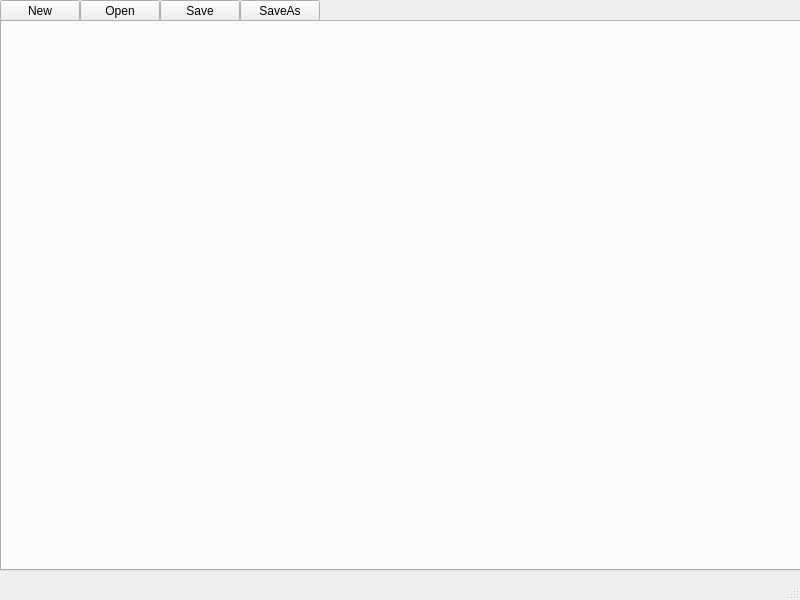
<?xml version="1.0" encoding="UTF-8"?>
<ui version="4.0">
 <class>MainWindow</class>
 <widget class="QMainWindow" name="MainWindow">
  <property name="geometry">
   <rect>
    <x>0</x>
    <y>0</y>
    <width>800</width>
    <height>600</height>
   </rect>
  </property>
  <property name="windowTitle">
   <string>MainWindow</string>
  </property>
  <widget class="QWidget" name="centralwidget">
   <widget class="QTabWidget" name="FileTabs">
    <property name="geometry">
     <rect>
      <x>0</x>
      <y>20</y>
      <width>801</width>
      <height>551</height>
     </rect>
    </property>
    <property name="currentIndex">
     <number>-1</number>
    </property>
   </widget>
   <widget class="QPushButton" name="openButton">
    <property name="geometry">
     <rect>
      <x>80</x>
      <y>0</y>
      <width>80</width>
      <height>21</height>
     </rect>
    </property>
    <property name="text">
     <string>Open</string>
    </property>
   </widget>
   <widget class="QPushButton" name="newButton">
    <property name="geometry">
     <rect>
      <x>0</x>
      <y>0</y>
      <width>80</width>
      <height>21</height>
     </rect>
    </property>
    <property name="text">
     <string>New</string>
    </property>
   </widget>
   <widget class="QPushButton" name="saveButton">
    <property name="geometry">
     <rect>
      <x>160</x>
      <y>0</y>
      <width>80</width>
      <height>21</height>
     </rect>
    </property>
    <property name="text">
     <string>Save</string>
    </property>
   </widget>
   <widget class="QPushButton" name="saveAsButton">
    <property name="geometry">
     <rect>
      <x>240</x>
      <y>0</y>
      <width>80</width>
      <height>21</height>
     </rect>
    </property>
    <property name="text">
     <string>SaveAs</string>
    </property>
   </widget>
  </widget>
  <widget class="QMenuBar" name="menubar">
   <property name="geometry">
    <rect>
     <x>0</x>
     <y>0</y>
     <width>800</width>
     <height>25</height>
    </rect>
   </property>
  </widget>
  <widget class="QStatusBar" name="statusbar"/>
 </widget>
 <resources/>
 <connections/>
</ui>
